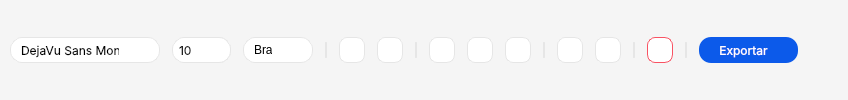
            <widget class="QFrame" name="frmAsciiEditor">
             <property name="sizePolicy">
              <sizepolicy hsizetype="Preferred" vsizetype="Preferred">
               <horstretch>0</horstretch>
               <verstretch>0</verstretch>
              </sizepolicy>
             </property>
             <property name="minimumSize">
              <size>
               <width>0</width>
               <height>0</height>
              </size>
             </property>
             <property name="styleSheet">
              <string notr="true">QFrame{
	background-color: rgb(245, 245, 245);
	border: none;
	border-radius: 22px;
}</string>
             </property>
             <property name="frameShape">
              <enum>QFrame::Shape::StyledPanel</enum>
             </property>
             <property name="frameShadow">
              <enum>QFrame::Shadow::Raised</enum>
             </property>
             <layout class="QHBoxLayout" name="horizontalLayout_112">
              <property name="spacing">
               <number>12</number>
              </property>
              <property name="leftMargin">
               <number>10</number>
              </property>
              <property name="topMargin">
               <number>10</number>
              </property>
              <property name="rightMargin">
               <number>10</number>
              </property>
              <property name="bottomMargin">
               <number>10</number>
              </property>
              <item>
               <widget class="QFontComboBox" name="cmbFonte">
                <property name="minimumSize">
                 <size>
                  <width>0</width>
                  <height>26</height>
                 </size>
                </property>
                <property name="maximumSize">
                 <size>
                  <width>150</width>
                  <height>26</height>
                 </size>
                </property>
                <property name="font">
                 <font>
                  <family>Inter</family>
                  <hintingpreference>PreferNoHinting</hintingpreference>
                 </font>
                </property>
                <property name="styleSheet">
                 <string notr="true">QComboBox {
    background-color: rgb(255, 255, 255);
	padding: 4px 10px 4px 10px ;
    border-radius: 12px;
    color: rgb(0, 0, 0);
    border: 1px solid rgb(230, 230, 230);
}

QComboBox:hover {
	background-color: rgb(255, 255, 255);
}

QComboBox::drop-down {
    subcontrol-origin: padding;
    subcontrol-position: top right;
    width: 30px;
    border: none;
	border-top-right-radius: 4px;
	border-bottom-right-radius: 4px;
    background: transparent; 
}

QComboBox::down-arrow {
    image: url(:/icons/arrow-down.svg); 
    width: 10px;
    height: 10px;
}

QComboBox::down-arrow:on {
    image: url(:/icons/arrow-up.svg);
}</string>
                </property>
                <property name="editable">
                 <bool>false</bool>
                </property>
                <property name="currentText">
                 <string>Consolas</string>
                </property>
                <property name="currentIndex">
                 <number>2</number>
                </property>
                <property name="maxVisibleItems">
                 <number>30</number>
                </property>
                <property name="frame">
                 <bool>true</bool>
                </property>
                <property name="labelDrawingMode">
                 <enum>QComboBox::LabelDrawingMode::UseStyle</enum>
                </property>
                <property name="writingSystem">
                 <enum>QFontDatabase::WritingSystem::Any</enum>
                </property>
                <property name="fontFilters">
                 <set>QFontComboBox::FontFilter::MonospacedFonts</set>
                </property>
                <property name="currentFont">
                 <font>
                  <family>Consolas</family>
                  <pointsize>10</pointsize>
                  <bold>true</bold>
                 </font>
                </property>
               </widget>
              </item>
              <item>
               <widget class="QSpinBox" name="spnFontSize">
                <property name="minimumSize">
                 <size>
                  <width>0</width>
                  <height>0</height>
                 </size>
                </property>
                <property name="maximumSize">
                 <size>
                  <width>70</width>
                  <height>26</height>
                 </size>
                </property>
                <property name="font">
                 <font>
                  <family>Inter</family>
                 </font>
                </property>
                <property name="styleSheet">
                 <string notr="true">QSpinBox {
    background-color: rgb(255, 255, 255);
    padding: 4px 4px;
    border-radius: 12px;
    color: rgb(0, 0, 0);
    border: 1px solid rgb(230, 230, 230);
}

/* Botão de incremento (cima) */
QSpinBox::up-button {
    background-color: rgb(255, 255, 255);
    border-left: none;
    border-top: 1px solid rgb(230, 230, 230);
    border-right: 1px solid rgb(230, 230, 230);
    border-bottom: none;
    width: 20px;
    height: 6px;
    subcontrol-origin: border;
    subcontrol-position: top right;
    border-top-right-radius: 12px;
    padding: 4px;
}

/* Botão de decremento (baixo) */
QSpinBox::down-button {
    background-color: rgb(255, 255, 255);
    border-left: none;
    border-top: none;
    border-right: 1px solid rgb(230, 230, 230);
    border-bottom: 1px solid rgb(230, 230, 230);
    width: 20px;
    height: 6px;
    subcontrol-origin: border;
    subcontrol-position: bottom right;
    border-bottom-right-radius: 12px;
    padding: 4px;
}

/* Ícones das setas */
QSpinBox::up-arrow {
    image: url(:/icons/arrow-up.svg);
    width: 9px;
    height: 9px;
}

QSpinBox::down-arrow {
    image: url(:/icons/arrow-down.svg);
    width: 9px;
    height: 9px;
}
</string>
                </property>
                <property name="showGroupSeparator" stdset="0">
                 <bool>false</bool>
                </property>
                <property name="suffix">
                 <string/>
                </property>
                <property name="minimum">
                 <number>6</number>
                </property>
                <property name="maximum">
                 <number>32</number>
                </property>
                <property name="value">
                 <number>10</number>
                </property>
                <property name="displayIntegerBase">
                 <number>10</number>
                </property>
               </widget>
              </item>
              <item>
               <widget class="QComboBox" name="cmbTextColor">
                <property name="minimumSize">
                 <size>
                  <width>0</width>
                  <height>0</height>
                 </size>
                </property>
                <property name="maximumSize">
                 <size>
                  <width>70</width>
                  <height>26</height>
                 </size>
                </property>
                <property name="styleSheet">
                 <string notr="true">QComboBox {
    background-color: rgb(255, 255, 255);
	padding: 4px 10px 4px 10px ;
    border-radius: 12px;
    color: rgb(0, 0, 0);
    border: 1px solid rgb(230, 230, 230);
}

QComboBox:hover {
	background-color: rgb(255, 255, 255);
}

QComboBox::drop-down {
    subcontrol-origin: padding;
    subcontrol-position: top right;
    width: 30px;
    border: none;
	border-top-right-radius: 4px;
	border-bottom-right-radius: 4px;
    background: transparent; 
}

QComboBox::down-arrow {
    image: url(:/icons/arrow-down.svg); 
    width: 10px;
    height: 10px;
}

QComboBox::down-arrow:on {
    image: url(:/icons/arrow-up.svg);
}</string>
                </property>
                <property name="labelDrawingMode">
                 <enum>QComboBox::LabelDrawingMode::UseStyle</enum>
                </property>
                <item>
                 <property name="text">
                  <string>Branco</string>
                 </property>
                </item>
                <item>
                 <property name="text">
                  <string>Preto</string>
                 </property>
                </item>
                <item>
                 <property name="text">
                  <string>Azul</string>
                 </property>
                </item>
               </widget>
              </item>
              <item>
               <widget class="Line" name="lineEditor_2">
                <property name="sizePolicy">
                 <sizepolicy hsizetype="Fixed" vsizetype="Minimum">
                  <horstretch>0</horstretch>
                  <verstretch>0</verstretch>
                 </sizepolicy>
                </property>
                <property name="minimumSize">
                 <size>
                  <width>0</width>
                  <height>0</height>
                 </size>
                </property>
                <property name="maximumSize">
                 <size>
                  <width>2</width>
                  <height>16</height>
                 </size>
                </property>
                <property name="styleSheet">
                 <string notr="true">QWidget{
	border: 1px solid rgb(230, 230, 230);
	border-radius: 1px;
}</string>
                </property>
                <property name="orientation">
                 <enum>Qt::Orientation::Vertical</enum>
                </property>
               </widget>
              </item>
              <item>
               <widget class="QPushButton" name="btnBoldText">
                <property name="minimumSize">
                 <size>
                  <width>26</width>
                  <height>26</height>
                 </size>
                </property>
                <property name="maximumSize">
                 <size>
                  <width>26</width>
                  <height>26</height>
                 </size>
                </property>
                <property name="font">
                 <font>
                  <stylestrategy>PreferDefault</stylestrategy>
                  <hintingpreference>PreferNoHinting</hintingpreference>
                 </font>
                </property>
                <property name="toolTip">
                 <string>Bold (Ctrl+B)</string>
                </property>
                <property name="styleSheet">
                 <string notr="true">QPushButton{
	background-color: rgb(255, 255, 255);
	border: 1px solid rgb(230, 230, 230);
	border-radius: 8px;
}

QPushButton::checked{
	background-color: rgb(230, 230, 230);
	border: 1.5px solid rgb(76, 139, 255);
}
</string>
                </property>
                <property name="text">
                 <string/>
                </property>
                <property name="icon">
                 <iconset resource="../assets/icons/resource_icons.qrc">
                  <normaloff>:/icons/bold.svg</normaloff>:/icons/bold.svg</iconset>
                </property>
                <property name="iconSize">
                 <size>
                  <width>16</width>
                  <height>16</height>
                 </size>
                </property>
                <property name="shortcut">
                 <string>Ctrl+B</string>
                </property>
                <property name="checkable">
                 <bool>true</bool>
                </property>
                <property name="checked">
                 <bool>false</bool>
                </property>
                <property name="flat">
                 <bool>false</bool>
                </property>
               </widget>
              </item>
              <item>
               <widget class="QPushButton" name="btnItalicText">
                <property name="minimumSize">
                 <size>
                  <width>26</width>
                  <height>26</height>
                 </size>
                </property>
                <property name="maximumSize">
                 <size>
                  <width>26</width>
                  <height>26</height>
                 </size>
                </property>
                <property name="toolTip">
                 <string>Italic (Ctrl+I)</string>
                </property>
                <property name="styleSheet">
                 <string notr="true">QPushButton{
	background-color: rgb(255, 255, 255);
	border: 1px solid rgb(230, 230, 230);
	border-radius: 8px;
}

QPushButton::checked{
	background-color: rgb(230, 230, 230);
	border: 1.5px solid rgb(76, 139, 255);
}
</string>
                </property>
                <property name="text">
                 <string/>
                </property>
                <property name="icon">
                 <iconset resource="../assets/icons/resource_icons.qrc">
                  <normaloff>:/icons/italic.svg</normaloff>:/icons/italic.svg</iconset>
                </property>
                <property name="iconSize">
                 <size>
                  <width>16</width>
                  <height>16</height>
                 </size>
                </property>
                <property name="shortcut">
                 <string>Ctrl+I</string>
                </property>
                <property name="checkable">
                 <bool>true</bool>
                </property>
               </widget>
              </item>
              <item>
               <widget class="Line" name="lineEditor_1">
                <property name="maximumSize">
                 <size>
                  <width>2</width>
                  <height>16</height>
                 </size>
                </property>
                <property name="styleSheet">
                 <string notr="true">QWidget{
	border: 1px solid rgb(230, 230, 230);
	border-radius: 1px;
}</string>
                </property>
                <property name="orientation">
                 <enum>Qt::Orientation::Vertical</enum>
                </property>
               </widget>
              </item>
              <item>
               <widget class="QPushButton" name="btnAlignLeft">
                <property name="minimumSize">
                 <size>
                  <width>26</width>
                  <height>26</height>
                 </size>
                </property>
                <property name="maximumSize">
                 <size>
                  <width>26</width>
                  <height>26</height>
                 </size>
                </property>
                <property name="toolTip">
                 <string>Alinhar à esquerda</string>
                </property>
                <property name="styleSheet">
                 <string notr="true">QPushButton{
	background-color: rgb(255, 255, 255);
	border: 1px solid rgb(230, 230, 230);
	border-radius: 8px;
}

QPushButton::checked{
	background-color: rgb(230, 230, 230);
	border: 1.5px solid rgb(76, 139, 255);
}
</string>
                </property>
                <property name="text">
                 <string/>
                </property>
                <property name="icon">
                 <iconset resource="../assets/icons/resource_icons.qrc">
                  <normaloff>:/icons/align-left.svg</normaloff>:/icons/align-left.svg</iconset>
                </property>
                <property name="iconSize">
                 <size>
                  <width>16</width>
                  <height>16</height>
                 </size>
                </property>
                <property name="checkable">
                 <bool>true</bool>
                </property>
                <property name="checked">
                 <bool>false</bool>
                </property>
               </widget>
              </item>
              <item>
               <widget class="QPushButton" name="btnAlignCenter">
                <property name="minimumSize">
                 <size>
                  <width>26</width>
                  <height>26</height>
                 </size>
                </property>
                <property name="maximumSize">
                 <size>
                  <width>26</width>
                  <height>26</height>
                 </size>
                </property>
                <property name="toolTip">
                 <string>Alinhar no centro</string>
                </property>
                <property name="styleSheet">
                 <string notr="true">QPushButton{
	background-color: rgb(255, 255, 255);
	border: 1px solid rgb(230, 230, 230);
	border-radius: 8px;
}

QPushButton::checked{
	background-color: rgb(230, 230, 230);
	border: 1.5px solid rgb(76, 139, 255);
}
</string>
                </property>
                <property name="text">
                 <string/>
                </property>
                <property name="icon">
                 <iconset resource="../assets/icons/resource_icons.qrc">
                  <normaloff>:/icons/align-center.svg</normaloff>:/icons/align-center.svg</iconset>
                </property>
                <property name="iconSize">
                 <size>
                  <width>16</width>
                  <height>16</height>
                 </size>
                </property>
                <property name="checkable">
                 <bool>true</bool>
                </property>
               </widget>
              </item>
              <item>
               <widget class="QPushButton" name="btnAlignRight">
                <property name="minimumSize">
                 <size>
                  <width>26</width>
                  <height>26</height>
                 </size>
                </property>
                <property name="maximumSize">
                 <size>
                  <width>26</width>
                  <height>26</height>
                 </size>
                </property>
                <property name="toolTip">
                 <string>Alinhar à direita</string>
                </property>
                <property name="styleSheet">
                 <string notr="true">QPushButton{
	background-color: rgb(255, 255, 255);
	border: 1px solid rgb(230, 230, 230);
	border-radius: 8px;
}

QPushButton::checked{
	background-color: rgb(230, 230, 230);
	border: 1.5px solid rgb(76, 139, 255);
}
</string>
                </property>
                <property name="text">
                 <string/>
                </property>
                <property name="icon">
                 <iconset resource="../assets/icons/resource_icons.qrc">
                  <normaloff>:/icons/align-right.svg</normaloff>:/icons/align-right.svg</iconset>
                </property>
                <property name="iconSize">
                 <size>
                  <width>16</width>
                  <height>16</height>
                 </size>
                </property>
                <property name="checkable">
                 <bool>true</bool>
                </property>
               </widget>
              </item>
              <item>
               <widget class="Line" name="lineEditor_3">
                <property name="maximumSize">
                 <size>
                  <width>2</width>
                  <height>16</height>
                 </size>
                </property>
                <property name="styleSheet">
                 <string notr="true">QWidget{
	border: 1px solid rgb(230, 230, 230);
	border-radius: 1px;
}</string>
                </property>
                <property name="orientation">
                 <enum>Qt::Orientation::Vertical</enum>
                </property>
               </widget>
              </item>
              <item>
               <widget class="QPushButton" name="btnCopy">
                <property name="minimumSize">
                 <size>
                  <width>26</width>
                  <height>26</height>
                 </size>
                </property>
                <property name="maximumSize">
                 <size>
                  <width>26</width>
                  <height>26</height>
                 </size>
                </property>
                <property name="toolTip">
                 <string>Copiar (Ctrl+C)</string>
                </property>
                <property name="styleSheet">
                 <string notr="true">QPushButton{
	background-color: rgb(255, 255, 255);
	border: 1px solid rgb(230, 230, 230);
	border-radius: 8px;
}

QPushButton::hover{
	background-color: rgb(230, 230, 230);
	border: 1.5px solid rgb(76, 139, 255);
}
</string>
                </property>
                <property name="text">
                 <string/>
                </property>
                <property name="icon">
                 <iconset resource="../assets/icons/resource_icons.qrc">
                  <normaloff>:/icons/copy.svg</normaloff>:/icons/copy.svg</iconset>
                </property>
                <property name="iconSize">
                 <size>
                  <width>16</width>
                  <height>16</height>
                 </size>
                </property>
                <property name="shortcut">
                 <string>Ctrl+C</string>
                </property>
               </widget>
              </item>
              <item>
               <widget class="QPushButton" name="btnCut">
                <property name="minimumSize">
                 <size>
                  <width>26</width>
                  <height>26</height>
                 </size>
                </property>
                <property name="maximumSize">
                 <size>
                  <width>26</width>
                  <height>26</height>
                 </size>
                </property>
                <property name="toolTip">
                 <string>Cortar (Ctrl+X)</string>
                </property>
                <property name="styleSheet">
                 <string notr="true">QPushButton{
	background-color: rgb(255, 255, 255);
	border: 1px solid rgb(230, 230, 230);
	border-radius: 8px;
}

QPushButton::hover{
	background-color: rgb(230, 230, 230);
	border: 1.5px solid rgb(76, 139, 255);
}
</string>
                </property>
                <property name="text">
                 <string/>
                </property>
                <property name="icon">
                 <iconset resource="../assets/icons/resource_icons.qrc">
                  <normaloff>:/icons/cut.svg</normaloff>:/icons/cut.svg</iconset>
                </property>
                <property name="iconSize">
                 <size>
                  <width>16</width>
                  <height>16</height>
                 </size>
                </property>
                <property name="shortcut">
                 <string>Ctrl+X</string>
                </property>
               </widget>
              </item>
              <item>
               <widget class="Line" name="lineEditor_4">
                <property name="maximumSize">
                 <size>
                  <width>2</width>
                  <height>16</height>
                 </size>
                </property>
                <property name="styleSheet">
                 <string notr="true">QWidget{
	border: 1px solid rgb(230, 230, 230);
	border-radius: 1px;
}</string>
                </property>
                <property name="orientation">
                 <enum>Qt::Orientation::Vertical</enum>
                </property>
               </widget>
              </item>
              <item>
               <widget class="QPushButton" name="btnDelete">
                <property name="minimumSize">
                 <size>
                  <width>26</width>
                  <height>26</height>
                 </size>
                </property>
                <property name="maximumSize">
                 <size>
                  <width>26</width>
                  <height>26</height>
                 </size>
                </property>
                <property name="toolTip">
                 <string>Excluir (Del)</string>
                </property>
                <property name="accessibleName">
                 <string>Excluir</string>
                </property>
                <property name="styleSheet">
                 <string notr="true">QPushButton{
	background-color: rgb(255, 255, 255);
	border: 1px solid rgb(248, 83, 99);
	border-radius: 8px;
}

QPushButton::hover{
	background-color: rgb(254, 235, 237);
	border: 1.5px solid rgb(248, 83, 99);
}
</string>
                </property>
                <property name="text">
                 <string/>
                </property>
                <property name="icon">
                 <iconset resource="../assets/icons/resource_icons.qrc">
                  <normaloff>:/icons/delete.svg</normaloff>:/icons/delete.svg</iconset>
                </property>
                <property name="iconSize">
                 <size>
                  <width>16</width>
                  <height>16</height>
                 </size>
                </property>
                <property name="shortcut">
                 <string>Del</string>
                </property>
               </widget>
              </item>
              <item>
               <widget class="Line" name="lineEditor_5">
                <property name="maximumSize">
                 <size>
                  <width>2</width>
                  <height>16</height>
                 </size>
                </property>
                <property name="styleSheet">
                 <string notr="true">QWidget{
	border: 1px solid rgb(230, 230, 230);
	border-radius: 1px;
}</string>
                </property>
                <property name="orientation">
                 <enum>Qt::Orientation::Vertical</enum>
                </property>
               </widget>
              </item>
              <item>
               <widget class="QPushButton" name="btnExport">
                <property name="sizePolicy">
                 <sizepolicy hsizetype="Preferred" vsizetype="Fixed">
                  <horstretch>0</horstretch>
                  <verstretch>0</verstretch>
                 </sizepolicy>
                </property>
                <property name="minimumSize">
                 <size>
                  <width>0</width>
                  <height>26</height>
                 </size>
                </property>
                <property name="maximumSize">
                 <size>
                  <width>120</width>
                  <height>26</height>
                 </size>
                </property>
                <property name="font">
                 <font>
                  <family>Inter</family>
                  <pointsize>9</pointsize>
                  <hintingpreference>PreferNoHinting</hintingpreference>
                  <fontweight>Medium</fontweight>
                 </font>
                </property>
                <property name="layoutDirection">
                 <enum>Qt::LayoutDirection::RightToLeft</enum>
                </property>
                <property name="styleSheet">
                 <string notr="true">QPushButton{
	background-color: rgb(12, 90, 234);
	color:rgb(255, 255, 255);
	border: none;
	border-radius: 12px;
	padding: 4px 20px
}

QPushButton::hover{
	background-color: rgb(12, 90, 234);
	border: none;
	border-radius: 4px;
	padding: 4px 16px 4px 16px;
}
</string>
                </property>
                <property name="text">
                 <string>Exportar   </string>
                </property>
                <property name="icon">
                 <iconset resource="../assets/icons/resource_icons.qrc">
                  <normaloff>:/icons/export.svg</normaloff>:/icons/export.svg</iconset>
                </property>
                <property name="shortcut">
                 <string/>
                </property>
                <property name="autoRepeat">
                 <bool>false</bool>
                </property>
                <property name="autoExclusive">
                 <bool>false</bool>
                </property>
                <property name="flat">
                 <bool>false</bool>
                </property>
               </widget>
              </item>
              <item>
               <spacer name="hspacerEditor">
                <property name="orientation">
                 <enum>Qt::Orientation::Horizontal</enum>
                </property>
                <property name="sizeHint" stdset="0">
                 <size>
                  <width>40</width>
                  <height>20</height>
                 </size>
                </property>
               </spacer>
              </item>
             </layout>
            </widget>
